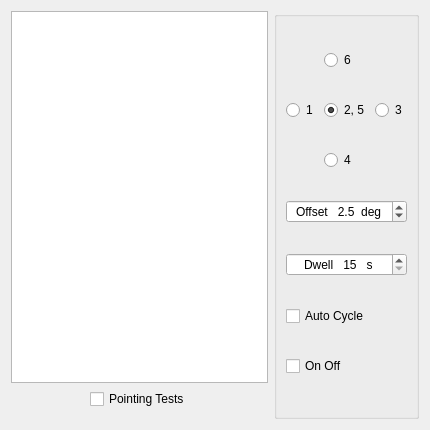
<?xml version="1.0" encoding="UTF-8"?>
<ui version="4.0">
 <class>Astro</class>
 <widget class="QWidget" name="Astro">
  <property name="geometry">
   <rect>
    <x>0</x>
    <y>0</y>
    <width>430</width>
    <height>430</height>
   </rect>
  </property>
  <property name="windowTitle">
   <string>Form</string>
  </property>
  <layout class="QGridLayout" name="gridLayout">
   <item row="0" column="0">
    <layout class="QVBoxLayout" name="verticalLayout" stretch="1,0,0">
     <item>
      <widget class="QTextBrowser" name="astroTextBrowser">
       <property name="sizePolicy">
        <sizepolicy hsizetype="Preferred" vsizetype="Preferred">
         <horstretch>0</horstretch>
         <verstretch>0</verstretch>
        </sizepolicy>
       </property>
       <property name="minimumSize">
        <size>
         <width>0</width>
         <height>0</height>
        </size>
       </property>
       <property name="maximumSize">
        <size>
         <width>16777215</width>
         <height>16777215</height>
        </size>
       </property>
       <property name="font">
        <font>
         <family>Courier New</family>
         <pointsize>20</pointsize>
         <bold>true</bold>
        </font>
       </property>
      </widget>
     </item>
     <item>
      <layout class="QHBoxLayout" name="horizontalLayout">
       <item>
        <spacer name="horizontalSpacer">
         <property name="orientation">
          <enum>Qt::Horizontal</enum>
         </property>
         <property name="sizeHint" stdset="0">
          <size>
           <width>40</width>
           <height>20</height>
          </size>
         </property>
        </spacer>
       </item>
       <item>
        <widget class="QCheckBox" name="cbPointingTests">
         <property name="text">
          <string>Pointing Tests</string>
         </property>
        </widget>
       </item>
       <item>
        <spacer name="horizontalSpacer_2">
         <property name="orientation">
          <enum>Qt::Horizontal</enum>
         </property>
         <property name="sizeHint" stdset="0">
          <size>
           <width>40</width>
           <height>20</height>
          </size>
         </property>
        </spacer>
       </item>
      </layout>
     </item>
     <item>
      <spacer name="verticalSpacer">
       <property name="orientation">
        <enum>Qt::Vertical</enum>
       </property>
       <property name="sizeType">
        <enum>QSizePolicy::Fixed</enum>
       </property>
       <property name="sizeHint" stdset="0">
        <size>
         <width>20</width>
         <height>10</height>
        </size>
       </property>
      </spacer>
     </item>
    </layout>
   </item>
   <item row="0" column="1">
    <widget class="QGroupBox" name="gbPointing">
     <property name="title">
      <string/>
     </property>
     <layout class="QGridLayout" name="gridLayout_2">
      <item row="0" column="1">
       <widget class="QRadioButton" name="rb6">
        <property name="text">
         <string>6</string>
        </property>
       </widget>
      </item>
      <item row="1" column="0">
       <widget class="QRadioButton" name="rb1">
        <property name="text">
         <string>1</string>
        </property>
       </widget>
      </item>
      <item row="1" column="1">
       <widget class="QRadioButton" name="rb2">
        <property name="text">
         <string>2, 5</string>
        </property>
        <property name="checked">
         <bool>true</bool>
        </property>
       </widget>
      </item>
      <item row="1" column="2">
       <widget class="QRadioButton" name="rb3">
        <property name="text">
         <string>3</string>
        </property>
       </widget>
      </item>
      <item row="2" column="1">
       <widget class="QRadioButton" name="rb4">
        <property name="text">
         <string>4</string>
        </property>
       </widget>
      </item>
      <item row="3" column="0" colspan="3">
       <widget class="QDoubleSpinBox" name="sbOffset">
        <property name="alignment">
         <set>Qt::AlignCenter</set>
        </property>
        <property name="prefix">
         <string>Offset   </string>
        </property>
        <property name="suffix">
         <string>  deg</string>
        </property>
        <property name="decimals">
         <number>1</number>
        </property>
        <property name="minimum">
         <double>0.500000000000000</double>
        </property>
        <property name="maximum">
         <double>20.000000000000000</double>
        </property>
        <property name="singleStep">
         <double>0.500000000000000</double>
        </property>
        <property name="value">
         <double>2.500000000000000</double>
        </property>
       </widget>
      </item>
      <item row="4" column="0" colspan="3">
       <widget class="QSpinBox" name="sbDwell">
        <property name="alignment">
         <set>Qt::AlignCenter</set>
        </property>
        <property name="suffix">
         <string>   s</string>
        </property>
        <property name="prefix">
         <string>Dwell   </string>
        </property>
        <property name="minimum">
         <number>15</number>
        </property>
        <property name="maximum">
         <number>300</number>
        </property>
        <property name="singleStep">
         <number>5</number>
        </property>
       </widget>
      </item>
      <item row="5" column="0" colspan="3">
       <widget class="QCheckBox" name="cbAutoCycle">
        <property name="text">
         <string>Auto Cycle</string>
        </property>
       </widget>
      </item>
      <item row="6" column="0" colspan="2">
       <widget class="QCheckBox" name="cbOnOff">
        <property name="text">
         <string>On Off</string>
        </property>
       </widget>
      </item>
     </layout>
    </widget>
   </item>
  </layout>
 </widget>
 <resources/>
 <connections/>
</ui>
